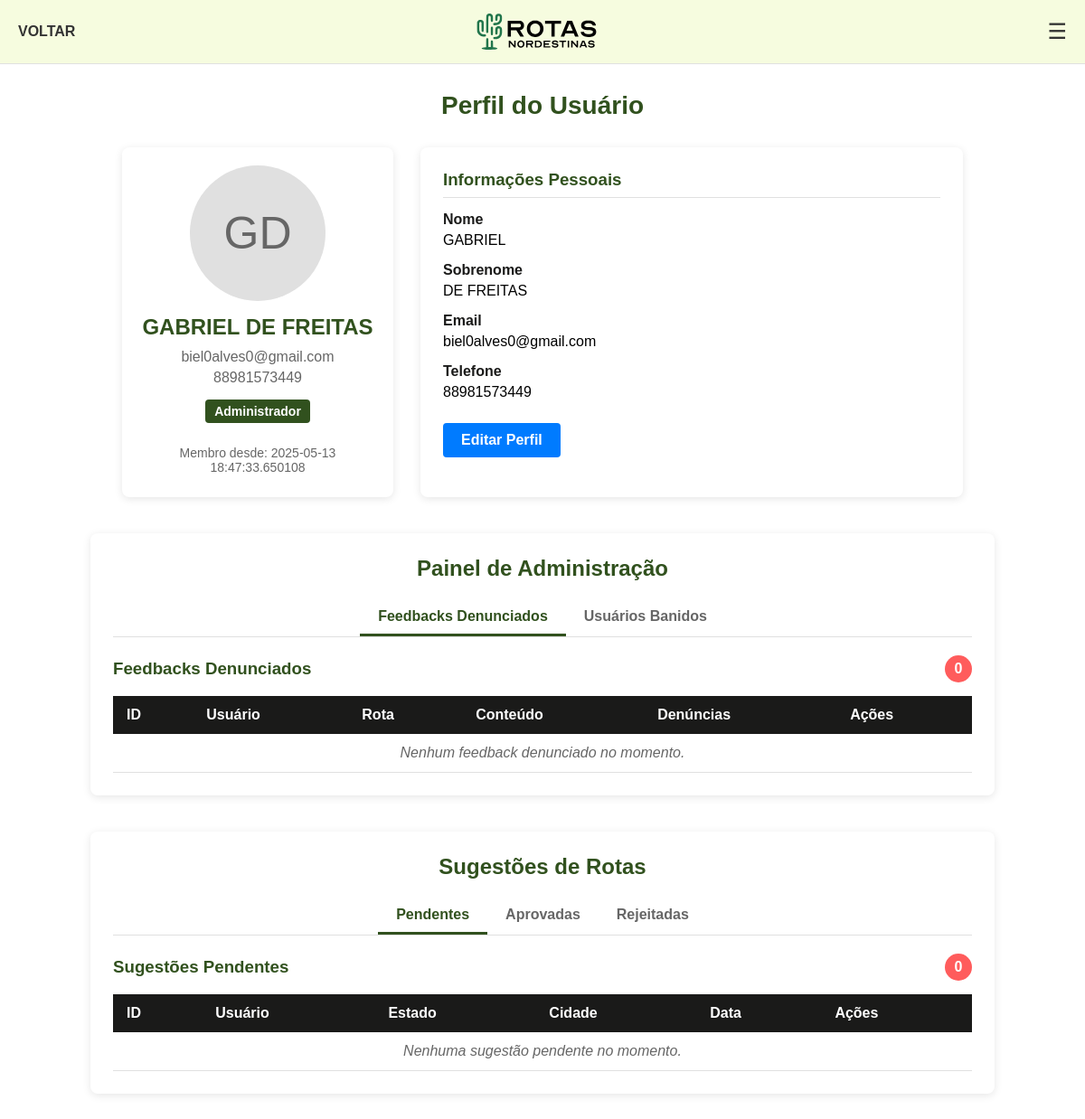
The page /perfil (signed in) on the database as committed earlier.
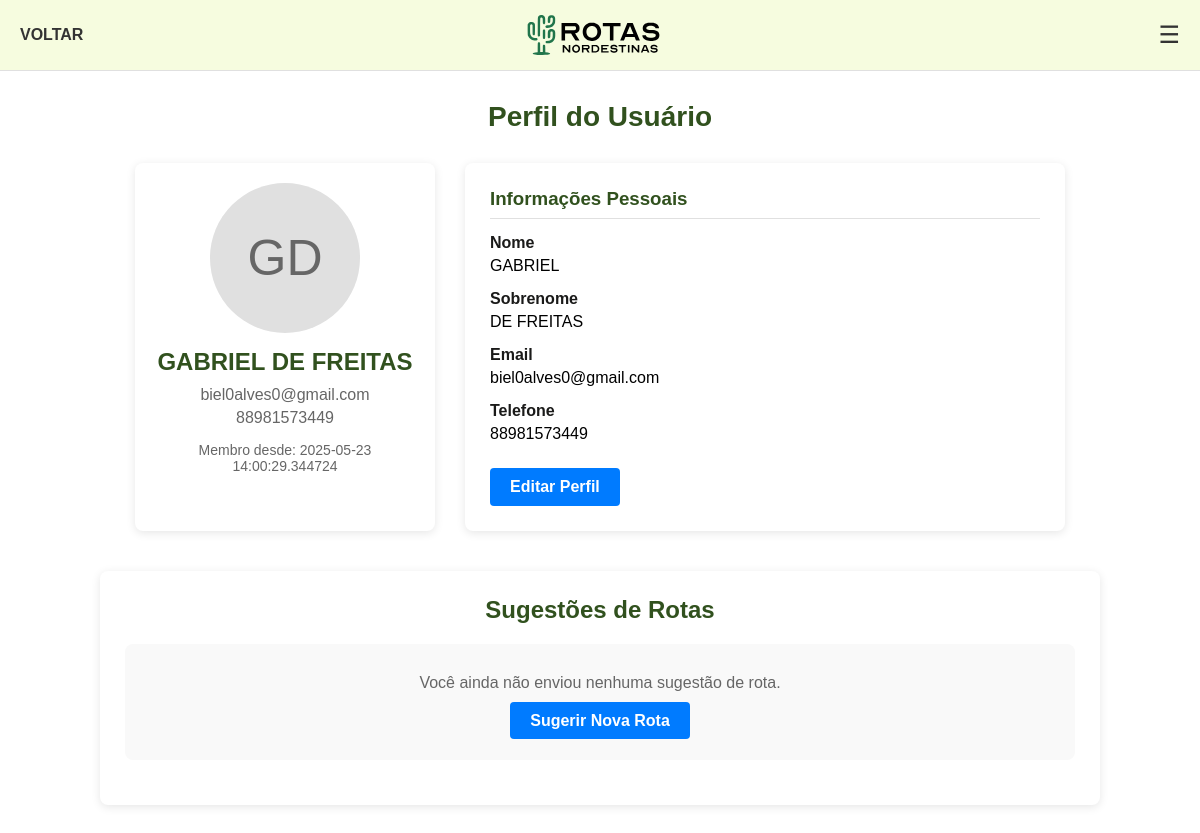
The same page on the database as committed later.
### app/models.py (models this page shows, shortened)
class Usuario(db.Model):
    __tablename__ = 'usuarios'
    id = db.Column(db.Integer, primary_key=True, autoincrement=True)
    nome = db.Column(db.String(100), nullable=False)
    sobrenome = db.Column(db.String(100), nullable=False)
    strikes = db.Column(db.Integer, default=0)
    banido = db.Column(db.Boolean, default=False)
    telefone = db.Column(db.String(15), nullable=False)
    email = db.Column(db.String(120), unique=True, nullable=False)
    usuario = db.Column(db.String(120), unique=True, nullable=False)
    senha_hash = db.Column(db.String(256), nullable=False)
    role = db.Column(db.String(100), nullable=False, default='user')
    data_cadastro = db.Column(db.DateTime, default=datetime.utcnow)
    feedbacks = db.relationship('Feedback', backref='autor', lazy=True)
    sugestoes = db.relationship('Sugestao', backref='autor', lazy=True)

### app/app.py (the view)
@app.route('/perfil')
def perfil():
    if 'usuario_id' not in session:
        return redirect(url_for('login'))
    usuario = Usuario.query.get(session['usuario_id'])
    if usuario.role == 'admin':
        sugestoes_pendentes = Sugestao.query.filter_by(status='pendente').all()
        sugestoes_aprovadas = Sugestao.query.filter_by(status='aprovada').all()
        sugestoes_rejeitadas = Sugestao.query.filter_by(status='rejeitada').all()
        feedbacks_denunciados = db.session.query(Feedback, db.func.count(Denuncia.id).label('num_denuncias'))\
            .join(Denuncia, Denuncia.feedback_id == Feedback.id)\
            .group_by(Feedback.id)\
            .order_by(db.desc('num_denuncias'))\
            .all()
        usuarios_banidos = Usuario.query.filter_by(banido=True).all()
        return render_template('global/perfil.html',
                              usuario=usuario,
                              sugestoes_pendentes=sugestoes_pendentes,
                              sugestoes_aprovadas=sugestoes_aprovadas,
                              sugestoes_rejeitadas=sugestoes_rejeitadas,
                              feedbacks_denunciados=feedbacks_denunciados,
                              usuarios_banidos=usuarios_banidos)
    else:
        sugestoes_usuario = Sugestao.query.filter_by(usuario_id=usuario.id).order_by(Sugestao.data_criacao.desc()).all()
        return render_template('global/perfil.html',
                              usuario=usuario,
                              sugestoes_usuario=sugestoes_usuario)

### app/templates/global/perfil.html (shortened to what this page needs)
{% extends "base.html" %}
{% block extra_css %}
<link rel="stylesheet" href="{{ url_for('static', filename='styles/partials/main/main.css') }}">
<link rel="stylesheet" href="{{ url_for('static', filename='styles/global/global.css') }}">
<link rel="stylesheet" href="{{ url_for('static', filename='styles/components/toast.css') }}">
<link href="https://unpkg.com/boxicons@2.1.4/css/boxicons.min.css" rel="stylesheet">
<link rel="stylesheet" href="{{ url_for('static', filename='styles/profile.css') }}">
{% endblock %}
{% block content %}
    <div class="container">
        <h1 class="page-title">Perfil do Usuário</h1>
        <div class="profile-container">
            <div class="profile-sidebar">
                <div class="profile-pic">
                    <span>{{ usuario.nome[0] }}{{ usuario.sobrenome[0] }}</span>
                </div>
                <div class="profile-info">
                    <h2>{{usuario.nome}} {{usuario.sobrenome}}</h2>
                    <p>{{usuario.email}}</p>
                    <p>{{usuario.telefone}}</p>
                    {% if usuario.role == 'admin' %}
                    <div class="admin-badge">Administrador</div>
                    {% endif %}
                    <p class="member-since">Membro desde: {{usuario.data_cadastro}}</p>
                </div>
            </div>
            <form action="{{ url_for('atualizar_perfil') }}" method="POST" class="profile-content view-mode" id="profileForm">
                <div class="profile-section">
                    <h3>Informações Pessoais</h3>
                    <div class="form-group">
                        <label for="nome">Nome</label>
                        <span class="static-field">{{usuario.nome}}</span>
                    </div>
                    <div class="form-group">
                        <label for="sobrenome">Sobrenome</label>
                        <span class="static-field">{{usuario.sobrenome}}</span>
                    </div>
                    <div class="form-group">
                        <label for="email">Email</label>
                        <span class="static-field">{{usuario.email}}</span>
                    </div>
                    <div class="form-group">
                        <label for="telefone">Telefone</label>
                        <span class="static-field">{{usuario.telefone}}</span>
                    </div>
                </div>
                <div class="action-buttons">
                    <button type="button" class="btn btn-primary btn-edit" onclick="enableEditMode()">Editar Perfil</button>
                </div>
            </form>
        </div>
        {% if usuario.role == 'admin' %}
        <div class="admin-section">
            <h2 class="admin-title">Painel de Administração</h2>
            <div class="admin-tabs">
                <button class="tab-btn active" onclick="openTab('feedbacks')">Feedbacks Denunciados</button>
                <button class="tab-btn" onclick="openTab('banned')">Usuários Banidos</button>
            </div>
            <div class="tab-content">
                <div id="feedbacks" class="tab-pane active">
                    <div class="section-header">
                        <h3>Feedbacks Denunciados</h3>
                        <span class="badge">{{ feedbacks_denunciados|length }}</span>
                    </div>
                    <div class="admin-table">
                        <table>
                            <thead>
                                <tr>
                                    <th>ID</th>
                                    <th>Usuário</th>
                                    <th>Rota</th>
                                    <th>Conteúdo</th>
                                    <th>Denúncias</th>
                                    <th>Ações</th>
                                </tr>
                            </thead>
                            <tbody>
                                {% for feedback, num_denuncias in feedbacks_denunciados %}
                                <tr>
                                    <td>{{num_denuncias}}</td>
                                    <td>{{feedback.autor.nome}}</td>
                                    <td>{{feedback.titulo}}</td>
                                    <td class="feedback-content">{{feedback.descricao}}</td>
                                    <td>{{num_denuncias}}</td>
                                    <td class="action-cell">
                                        <form action="{{ url_for('dar_strike', usuario_id=feedback.autor.id, feedback_id=feedback.id) }}" method="POST" style="display:inline;">
                                            <button class="btn-approve" type="submit"><i class="bx bx-check"></i></button>
                                        </form>
                                        <form action="{{ url_for('remover_denuncia', feedback_id=feedback.id) }}" method="POST" style="display:inline;">
                                            <button class="btn-remove" type="submit"><i class="bx bx-trash"></i></button>
                                        </form>
                                    </td>
                                </tr>
                                {% else %}
                                <tr>
                                    <td colspan="6" class="no-data">Nenhum feedback denunciado no momento.</td>
                                </tr>
                                {% endfor %}
                            </tbody>
                        </table>
                    </div>
                </div>
            </div>
        </div>
        {% endif %}
    </div>
<div class="suggestions-section">
    <h2 class="section-title">Sugestões de Rotas</h2>
    {% if usuario.role == 'admin' %}
        <div class="admin-tabs suggestions-tabs">
            <button class="tab-btn active" onclick="openSuggestionsTab('pending')">Pendentes</button>
            <button class="tab-btn" onclick="openSuggestionsTab('approved')">Aprovadas</button>
            <button class="tab-btn" onclick="openSuggestionsTab('rejected')">Rejeitadas</button>
        </div>
        <div class="tab-content">
            <div id="pending" class="tab-pane active">
                <div class="section-header">
                    <h3>Sugestões Pendentes</h3>
                    <span class="badge">{{ sugestoes_pendentes|length }}</span>
                </div>
                <div class="admin-table">
                    <table>
                        <thead>
                            <tr>
                                <th>ID</th>
                                <th>Usuário</th>
                                <th>Estado</th>
                                <th>Cidade</th>
                                <th>Data</th>
                                <th>Ações</th>
                            </tr>
                        </thead>
                        <tbody>
                            {% for sugestao in sugestoes_pendentes %}
                            <tr>
                                <td>{{ sugestao.id }}</td>
                                <td>{{ sugestao.autor.nome }}</td>
                                <td>{{ sugestao.estado }}</td>
                                <td>{{ sugestao.cidade }}</td>
                                <td>{{ sugestao.data_criacao.strftime('%d/%m/%Y') }}</td>
                                <td class="action-cell">
                                    <button class="btn-view" onclick="viewSuggestion('{{ sugestao.id }}')"><i class="bx bx-show"></i></button>
                                    <form action="{{ url_for('aprovar_sugestao', sugestao_id=sugestao.id) }}" method="POST" style="display:inline;">
                                        <button class="btn-approve" type="submit"><i class="bx bx-check"></i></button>
                                    </form>
                                    <form action="{{ url_for('rejeitar_sugestao', sugestao_id=sugestao.id) }}" method="POST" style="display:inline;">
                                        <button class="btn-remove" type="submit"><i class="bx bx-x"></i></button>
                                    </form>
                                </td>
                            </tr>
                            {% else %}
                            <tr>
                                <td colspan="6" class="no-data">Nenhuma sugestão pendente no momento.</td>
                            </tr>
                            {% endfor %}
                        </tbody>
                    </table>
                </div>
            </div>
        </div>
    {% else %}
        <div class="user-suggestions">
            {% if sugestoes_usuario %}
                <div class="admin-table">
                    <table>
                        <thead>
                            <tr>
                                <th>Estado</th>
                                <th>Cidade</th>
                                <th>Data</th>
                                <th>Status</th>
                                <th>Ações</th>
                            </tr>
                        </thead>
                        <tbody>
                            {% for sugestao in sugestoes_usuario %}
                            <tr>
                                <td>{{ sugestao.estado }}</td>
                                <td>{{ sugestao.cidade }}</td>
                                <td>{{ sugestao.data_criacao.strftime('%d/%m/%Y') }}</td>
                                <td>
                                    {% if sugestao.status == 'pendente' %}
                                        <span class="status-badge pending">Pendente</span>
                                    {% elif sugestao.status == 'aprovada' %}
                                        <span class="status-badge approved">Aprovada</span>
                                    {% else %}
                                        <span class="status-badge rejected">Rejeitada</span>
                                    {% endif %}
                                </td>
                                <td class="action-cell">
                                    <button class="btn-view" onclick="viewSuggestion('{{ sugestao.id }}')"><i class="bx bx-show"></i></button>
                                </td>
                            </tr>
                            {% endfor %}
                        </tbody>
                    </table>
                </div>
            {% else %}
                <div class="no-suggestions">
                    <p>Você ainda não enviou nenhuma sugestão de rota.</p>
                    <a href="{{ url_for('sugerir_rotas') }}" class="btn btn-primary">Sugerir Nova Rota</a>
                </div>
            {% endif %}
        </div>
    {% endif %}
</div>
{% endblock %}

### app/templates/base.html (shortened to what this page needs)
<!DOCTYPE html>
<html lang="pt-br">
<head>
    {% block extra_css %}{% endblock %}
</head>
<body>
    <header class="header">
        <a href="javascript:history.back()" class="back-button"> VOLTAR</a>
        <img class="logo" src="{{ url_for('static', filename='images/logo/Rota.svg') }}" alt="Rotas Nordestinas">
        <button class="menu-button" id="menuButton">☰</button>
    </header>
    <div>
        {% block content %}{% endblock %}
    </div>
</body>
</html>

Rows that differ between the two databases and show on the page:
changed Usuario "GABRIEL": data_cadastro "2025-05-13 18:47:33.650108" → "2025-05-23 14:00:29.344724"; role "admin" → "user" (drawn)
Other text that changed with them:
{{ feedbacks_denunciados|length }}: "0" → (not shown)
{{ sugestoes_pendentes|length }}: "0" → (not shown)
text no longer shown: "Administrador Painel de Administração Feedbacks Denunciados Usuários Banidos Feedbacks Denunciados ID Usuário Rota Conteúdo Denúncias Ações Nenhum feedback denunciado no momento. Pendentes Aprovadas Rejeitadas Sugestões Pendentes ID Usuário Estado Cidade Data Ações Nenhuma sugestão pendente no momento."
text now shown: "Você ainda não enviou nenhuma sugestão de rota. Sugerir Nova Rota"
